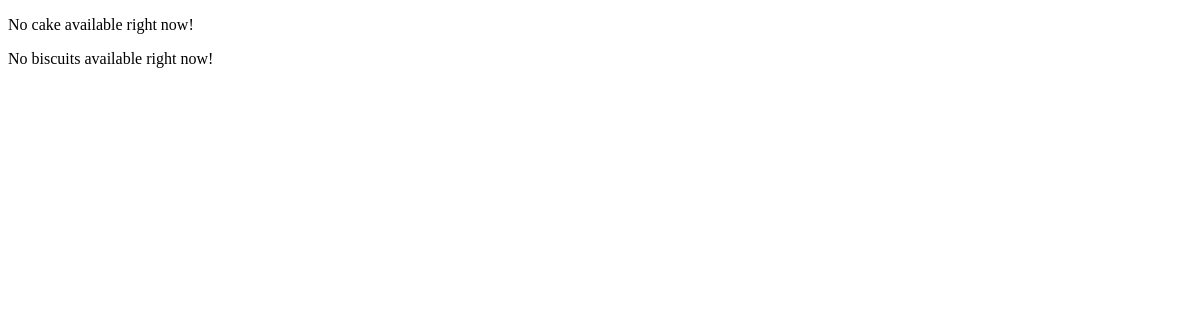
/bakery/, run on an earlier commit of the app's database.
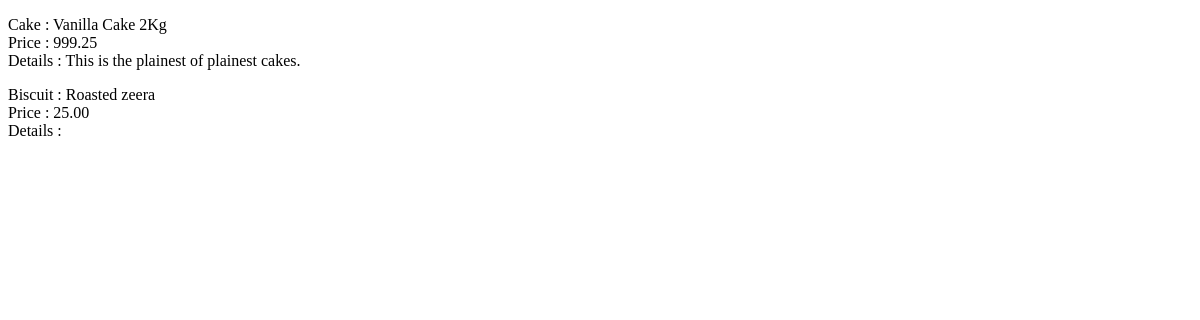
And on a later commit of the database.
### bakery/models.py (models this page shows, shortened)
class Cake(models.Model):
    name = models.CharField(max_length=100)
    description = models.TextField()
    price = models.DecimalField(max_digits=5, decimal_places=2)
    created_on = models.DateTimeField(auto_now=True)

class Biscuit(models.Model):
    taste_choices = (('sweet', 'sweet'), ('salty', 'salty'))
    name = models.CharField(max_length=100)
    taste = models.CharField(choices=taste_choices, max_length=10)
    price = models.DecimalField(max_digits=5, decimal_places=2)
    created_on = models.DateTimeField(auto_now=True)

### bakery/views.py (the view)
# urls.py: path('', bakery_menu, name='bakery_menu'),
def bakery_menu(request):
    cakelist = Cake.objects.all()
    biscuitlist = Biscuit.objects.all()
    ctx = {
        'cakelist':cakelist,
        'biscuitlist':biscuitlist,
    }
    return render(request,'menu.html',context=ctx)

### templates/menu.html (shortened to what this page needs)
<!DOCTYPE html>
<html lang="en">
<head>
</head>
<body>
    <div class="cakes">
        {% for cake in cakelist %}
        <p>
            Cake : {{cake.name}} <br>
            Price : {{cake.price}} <br>
            Details : {{cake.description}}<br>
        </p>
        {% empty %}
        <p> No cake available right now! </p>
        {% endfor %}
    </div>
    <div class="biscuits">
        {% for bisc in biscuitlist %}
        <p>
            Biscuit : {{bisc.name}} <br>
            Price : {{bisc.price}} <br>
            Details : {{bisc.description}}<br>
        </p>
        {% empty %}
        <p> No biscuits available right now! </p>
        {% endfor %}
    </div>
</body>
</html>

What changed in the data, as far as the page shows it:
added Cake: name "Vanilla Cake 2Kg", price "999.25", description "This is the plainest of plainest cakes."
added Biscuit: name "Roasted zeera", price "25.00"
Also different on the page:
text no longer shown: "No cake available right now! No biscuits available right now!"
